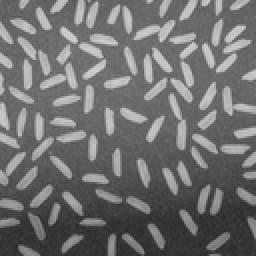
%> input picture week5/rice.png, 128 x 128 px, shrunk from 256 x 256 before the run (shown 2 times larger)
$ octave YoungChaeSon.m   (GNU Octave 9; MATLAB toolbox functions it lacks are replaced by stand-ins)
%> lines starting %> are read from the running program, lines starting %| are printed output that depends on the picture; in (x1, y1, x2, y2) boxes, pixels count from 0 and x2, y2 are one past the last pixel; in counts of white or black regions, pixels touching at a corner belong together; the program's own positions count from 1
### week5/fn_median_filtering.m
function median_image = fn_median_filtering(gray_imgae,mask_height,mask_width)
[R,C]=size(gray_imgae);
gray_imgae=double(gray_imgae);
mask=size(mask_height*mask_width);
median_pos=ceil((mask_height*mask_width)/2);

median_image=double(zeros(R,C));
for i=1:R-mask_height
    for j=1:C-mask_width
        count=1;
        for m=1:mask_height
            for n=1:mask_width
                mask(count)=gray_imgae(i+m,j+n);
                count=count+1;
            end
        end
        sort_var=sort(mask);
        median_image(i,j)=sort_var(median_pos);
    end
end
median_image=uint8(median_image);

### week5/YoungChaeSon.m
clear all
img=imread('rice.png');
%> img is the input picture: size 128x128 uint8; min 42, max 208, mean 111.2
img1=im2bw(img); % 그냥 이진화(잡음 존재)
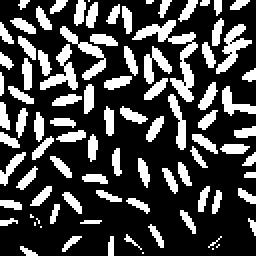
%> img1: size 128x128 logical (shown 2 times larger); 27.7% white; 91 white regions (16 under 20 px), largest, box (x1, y1, x2, y2) and area: (66, 10, 99, 51) 335, (108, 12, 126, 37) 166, (20, 22, 39, 45) 164

img3_3=fn_median_filtering(img,3,3);
%> after the loop in fn_median_filtering, `for i=1:R-mask_height`:
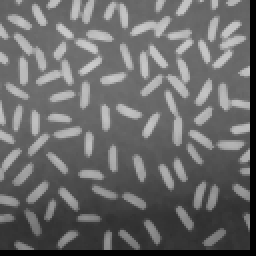
%> median_image: size 128x128 double (shown 2 times larger); min 0, max 202, mean 105.3
%> after the loop in fn_median_filtering, `for i=1:R-mask_height`: mask = [52 54 52 57 62 57 53 58 50]
img2=im2bw(img3_3); % 잡음 제거를 위하여 3X3 median filtering
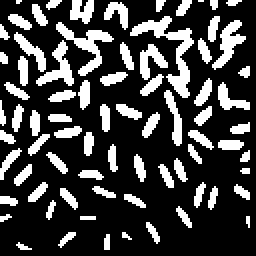
%> img2: size 128x128 logical (shown 2 times larger); 25.3% white; 76 white regions (10 under 20 px), largest, box (x1, y1, x2, y2) and area: (65, 8, 97, 49) 342, (28, 11, 57, 38) 229, (106, 10, 123, 35) 167

img5_5=fn_median_filtering(img,5,5);
%> call 2 of fn_median_filtering, with mask_height = 5, mask_width = 5
%> after the loop in fn_median_filtering (call 2), `for i=1:R-mask_height`:
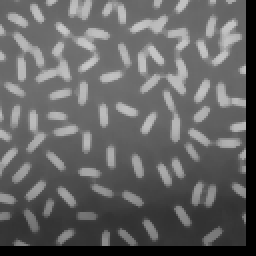
%> median_image: size 128x128 double (shown 2 times larger); min 0, max 200, mean 100.1
%> after the loop in fn_median_filtering (call 2), `for i=1:R-mask_height`: mask = 25 values, max 62 at index 19, min 46 at index 8, mean 53.04
img3=im2bw(img5_5); % 잡음 제거를 위하여 5X5 median filtering
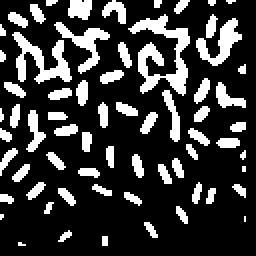
%> img3: size 128x128 logical (shown 2 times larger); 22.3% white; 66 white regions (15 under 20 px), largest, box (x1, y1, x2, y2) and area: (64, 7, 95, 48) 499, (6, 16, 36, 42) 320, (27, 11, 55, 37) 219


img7_7=fn_median_filtering(img,7,7);
%> call 3 of fn_median_filtering, with mask_height = 7, mask_width = 7
%> after the loop in fn_median_filtering (call 3), `for i=1:R-mask_height`:
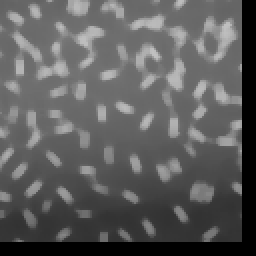
%> median_image: size 128x128 double (shown 2 times larger); min 0, max 193, mean 93.2
%> after the loop in fn_median_filtering (call 3), `for i=1:R-mask_height`: mask = 49 values, max 62 at index 41, min 46 at index 26, mean 53.16
img4=im2bw(img7_7); % 잡음 제거를 위하여 7X7 median filtering
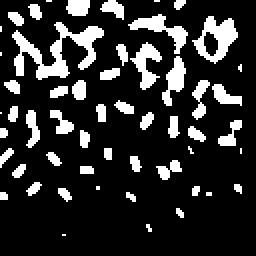
%> img4: size 128x128 logical (shown 2 times larger); 17.5% white; 54 white regions (18 under 20 px), largest, box (x1, y1, x2, y2) and area: (6, 11, 52, 40) 498, (96, 8, 119, 32) 260, (64, 7, 94, 27) 190

figure;
sgtitle('2019130044 손영채')
subplot(2,3,1);
imshow('rice.png'),title('원본');
subplot(2,3,2);
imshow(img1),title('이진변환');

subplot(2,3,4);
imshow(img2),title('3X3 median filtering');
subplot(2,3,5);
imshow(img3),title('5X5 median filtering');
subplot(2,3,6);
imshow(img4),title('7X7 median filtering');

imwrite(img4,'result.png')
